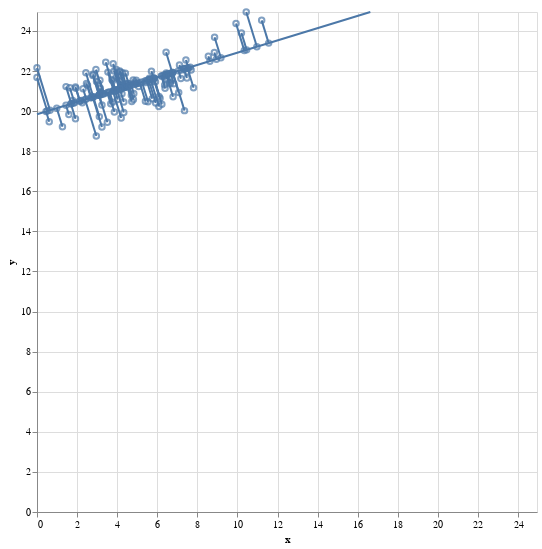

This figure's notebook cell:
### Code cell
def plot_residuals(resid_df, gene, tissue):
    df = resid_df[(resid_df["Gene"] == gene) & (resid_df["Tissue"] == tissue)]
    
    tran_min = df["Transcriptomics"].min()
    tran_max = df["Transcriptomics"].max()
    prot_min = df["Proteomics"].min()
    prot_max = df["Proteomics"].max()
    
    all_min = min(tran_min, prot_min)
    all_max = max(tran_max, prot_max)
    
    xs = np.arange(
        all_min,
        all_max,
        (all_max - all_min) / 3
    )
    
    all_m = df["m"].drop_duplicates(keep="first")
    assert all_m.shape[0] == 1
    m = all_m.iloc[0]

    all_b = df["b"].drop_duplicates(keep="first")
    assert all_b.shape[0] == 1
    b = all_b.iloc[0]
    
    reg_line_df = pd.DataFrame({
        "x": xs,
        "y": m * xs + b,
    })
    
    reg_line = alt.Chart(reg_line_df).mark_line().encode(
        x=alt.X("x",scale=alt.Scale(domain=[all_min, all_max])),
        y=alt.Y("y",scale=alt.Scale(domain=[all_min, all_max])),
    )
    
    pt_data = []
    for pid in df["Patient_ID"].drop_duplicates(keep="first"):
        
        pt_df = pd.DataFrame({
            "x": [
                df[df["Patient_ID"] == pid]["Transcriptomics"].iloc[0],
                df[df["Patient_ID"] == pid]["intersect_x"].iloc[0],
            ],
            "y": [
                df[df["Patient_ID"] == pid]["Proteomics"].iloc[0],
                df[df["Patient_ID"] == pid]["intersect_y"].iloc[0],
            ],
        })
        
        pt_base = alt.Chart(pt_df).encode(
            x=alt.X("x",scale=alt.Scale(domain=[all_min, all_max])),
            y=alt.Y("y",scale=alt.Scale(domain=[all_min, all_max])),
        )
        
        pt_data.append(pt_base.mark_line())
        pt_data.append(pt_base.mark_point())
        
    return alt.layer(
        *([reg_line] + pt_data)
    ).properties(
        width=500,
        height=500,
    )
    
plot_residuals(hn_resid, "AADAC", "Tumor")
